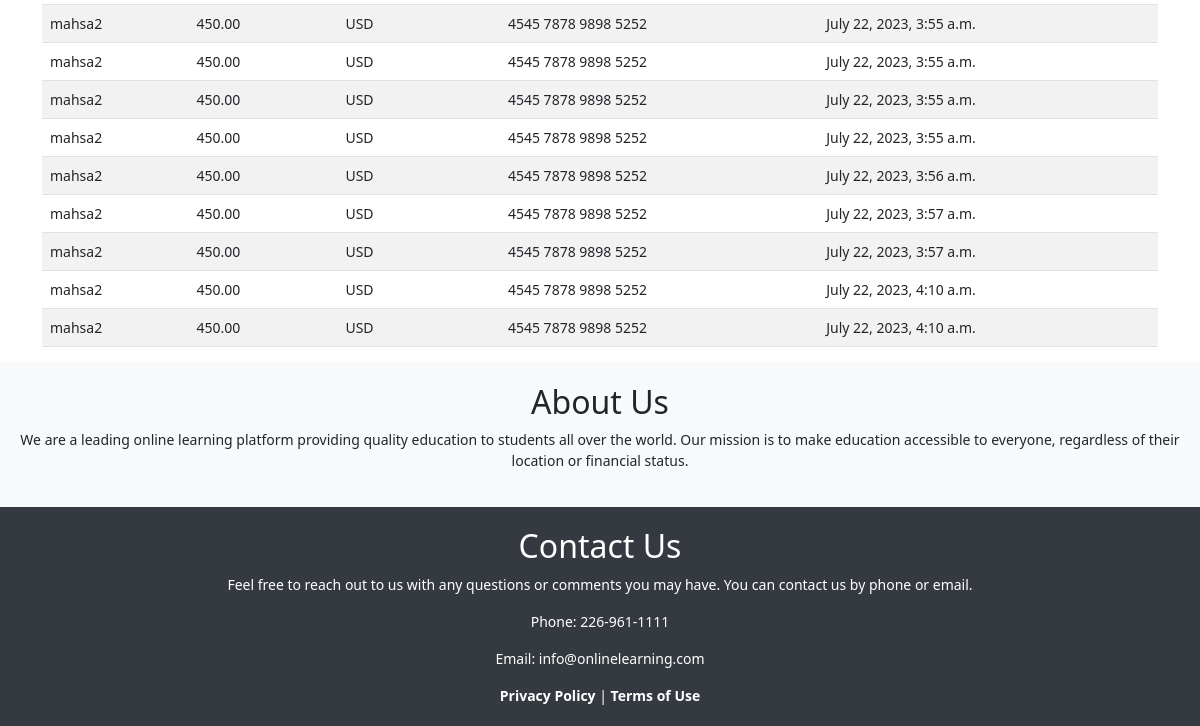
The app's page /payments/9 (signed in, lower part), older data.
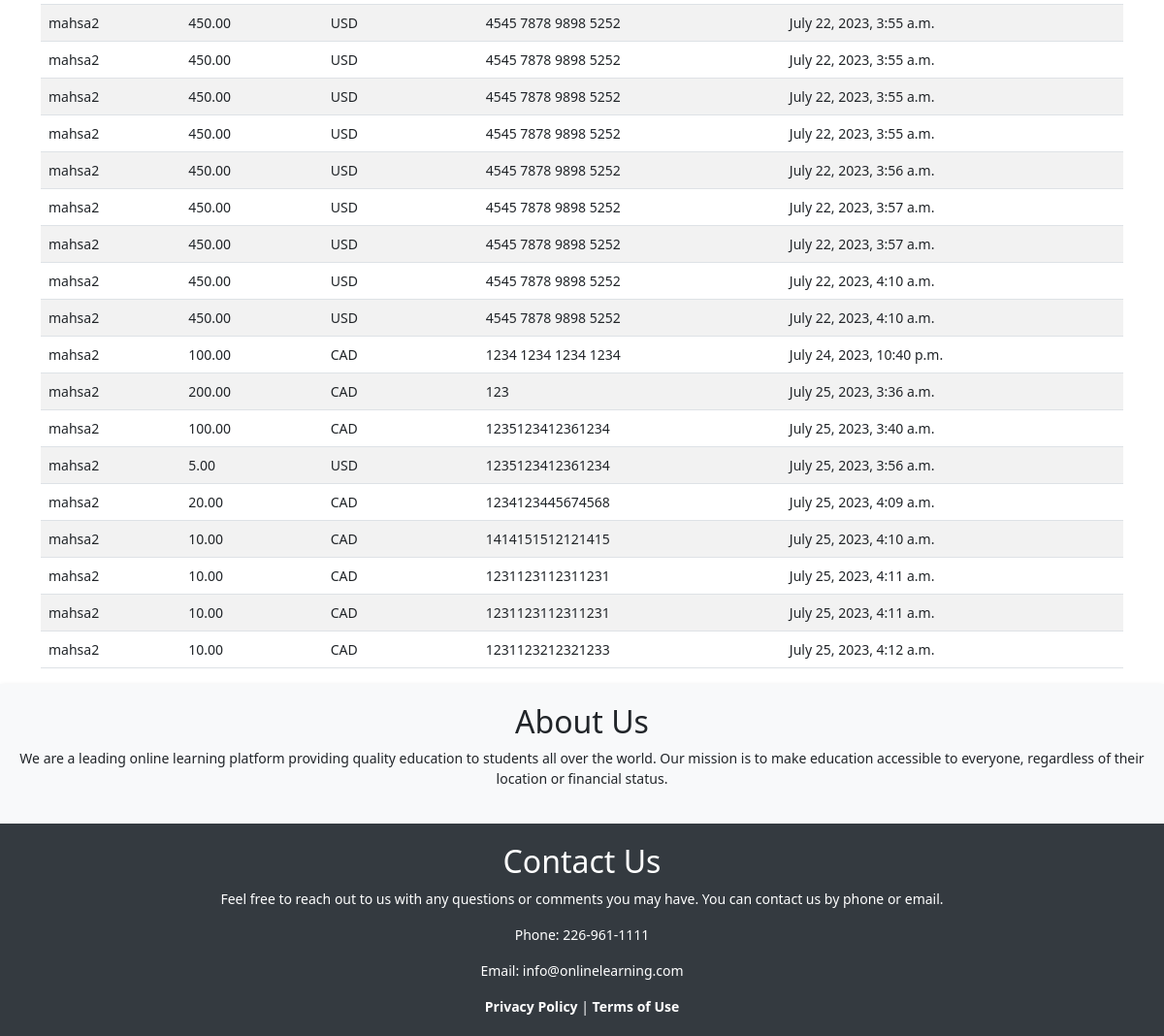
The same page, newer data.
### WhiteboardApp/models.py (models this page shows, shortened)
class Payment(models.Model):
    CURRENCY_CHOICES = (
        ('USD', 'US Dollars'),
        ('CAD', 'Canadian Dollars'),
        ('EUR', 'Euros'),
        ('GBP', 'British Pounds'),
        ('JPY', 'Japanese Yen'),
        ('CHF', 'Swiss Francs'),
        ('AUD', 'Australian Dollars'),
        ('NZD', 'New Zealand Dollars'),
        ('BRL', 'Iranian Rial'),
        ('CNY', 'Chinese Yuan'),
    )
    student = models.ForeignKey(Student, on_delete=models.CASCADE)
    amount = models.DecimalField(max_digits=10, decimal_places=2)
    currency = models.CharField(max_length=3, choices=CURRENCY_CHOICES)
    timestamp = models.DateTimeField(auto_now_add=True)
    transaction_id = models.CharField(max_length=100)
    card_number = models.CharField(max_length=20, blank=True, null=True)
    expiration_date = models.CharField(max_length=8, blank=True, null=True)
    cvc = models.CharField(max_length=5, blank=True, null=True)

class Student(models.Model):
    user = models.OneToOneField(User, on_delete=models.CASCADE, related_name='student')
    profile_picture = models.ImageField(upload_to='profile_pictures/', null=True, blank=True)
    bio = models.TextField(blank=True)
    date_of_birth = models.DateField(null=True, blank=True)
    address = models.CharField(max_length=255, blank=True)
    website = models.URLField(blank=True)
    phone_number = models.CharField(max_length=15, null=True, blank=True)
    courses_enrolled = models.ManyToManyField(Course, through='Enrollment')
    membership = models.ForeignKey(Membership, on_delete=models.SET_NULL, null=True, default=0)
    additional_data = models.JSONField(blank=True, null=True)
    class Meta:
        db_table = 'WhiteboardApp_student'
        verbose_name = 'student'
        verbose_name_plural = 'students'

### WhiteboardApp/views.py (the view)
# urls.py: path('payments/<int:student_id>', views.payment_list_of_student, name='payment_list_of_student'),
@login_required(login_url="WhiteboardApp:login_post")
def payment_list_of_student(request, student_id):
    payments = Payment.objects.filter(student_id=student_id)
    return render(request, 'PaymentTemplates/payment_list.html', {'payments': payments})

### templates/PaymentTemplates/payment_list.html (shortened to what this page needs)
{% extends "base.html" %}
{% block content %}
    <table class="table table-striped table-hover">
        <tbody>
        {% for payment in payments %}
            <tr>
                <td>{{ payment.student.user.username }}</td>
                <td>{{ payment.amount }}</td>
                <td>{{ payment.currency }}</td>
                <td>{{ payment.card_number }}</td>
                <td>{{ payment.timestamp }}</td>
            </tr>
        {% endfor %}
        </tbody>
    </table>
{% endblock %}

### templates/base.html (shortened to what this page needs)
{% load static %}
<!DOCTYPE html>
<html lang="en-us">
<head>
    <link rel="stylesheet" href="https://cdn.jsdelivr.net/npm/bootstrap@5.0.2/dist/css/bootstrap.min.css"/>
    <link rel="stylesheet" href="{% static 'css/base.css' %}">
    <link rel="stylesheet" href="{% static 'css/car-list.css' %}">
</head>
<body>
<div class="container">
    {% block content %}
    {% endblock %}
</div>
<div class="header" id="about-us">
    <h2>About Us</h2>
    <p>We are a leading online learning platform providing quality education to students all over the world.
        Our mission is to make education accessible to everyone, regardless of their location or financial status.</p>
</div>
<div class="footer" id="contact-us">
    <h2>Contact Us</h2>
    <p>Feel free to reach out to us with any questions or comments you may have. You can contact us by phone or
        email.</p>
    <p>Phone: 226-961-1111</p>
    <p>Email: info@onlinelearning.com</p>
    <a href="#">Privacy Policy</a> | <a href="#">Terms of Use</a>
</div>
</body>
</html>

### static/css/base.css (style rules this page uses)
.header { background-color: #f8f9fa; padding: 20px; text-align: center; box-shadow: 0 2px 6px -1px rgba(0, 0, 0, 0.2); }
.footer { background-color: #343a40; color: #fff; padding: 20px; text-align: center; }
.footer a { color: #fff; text-decoration: none; font-weight: bold; }
body { font-size: 14px; }

Row changes from the older to the newer data that the page shows:
added Payment: student.user.username "mahsa2", amount "100.00", currency "CAD", card_number "1234 1234 1234 1234", timestamp "July 24, 2023, 10:40 p.m."
added Payment: student.user.username "mahsa2", amount "200.00", currency "CAD", card_number "123", timestamp "July 25, 2023, 3:36 a.m."
added Payment: student.user.username "mahsa2", amount "100.00", currency "CAD", card_number "1235123412361234", timestamp "July 25, 2023, 3:40 a.m."
added Payment: student.user.username "mahsa2", amount "5.00", currency "USD", card_number "1235123412361234", timestamp "July 25, 2023, 3:56 a.m."
added Payment: student.user.username "mahsa2", amount "20.00", currency "CAD", card_number "1234123445674568", timestamp "July 25, 2023, 4:09 a.m."
added Payment: student.user.username "mahsa2", amount "10.00", currency "CAD", card_number "1414151512121415", timestamp "July 25, 2023, 4:10 a.m."
added Payment: student.user.username "mahsa2", amount "10.00", currency "CAD", card_number "1231123112311231", timestamp "July 25, 2023, 4:11 a.m."
added Payment: student.user.username "mahsa2", amount "10.00", currency "CAD", card_number "1231123112311231", timestamp "July 25, 2023, 4:11 a.m."
added Payment: student.user.username "mahsa2", amount "10.00", currency "CAD", card_number "1231123212321233", timestamp "July 25, 2023, 4:12 a.m."
